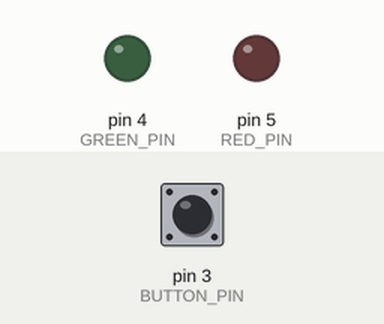
Simulated run of this sketch. Board: Arduino Uno, built with avr-gcc and run on an emulated ATmega328P. Shown: output pins drawn as LEDs (lit = HIGH). Dashed ring = blinking. The test bench sets the inputs (shaded band); at power-on: pin 3 (BUTTON_PIN) HIGH.

Above: at 1.2 s.
1.3 s: pin 3 (BUTTON_PIN) pulled LOW for 0.15 s
At 2.87 s:
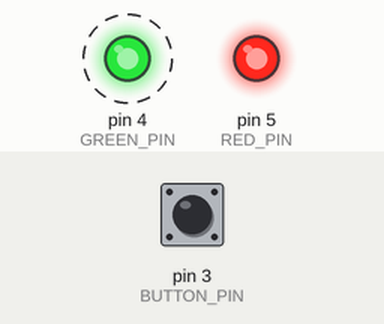
At 3.87 s:
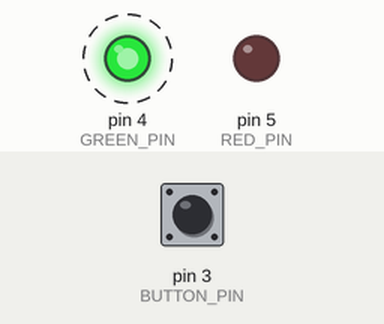
Timing chart, 0 to 6.5 s (numbered marks = the images above; inputs shaded):
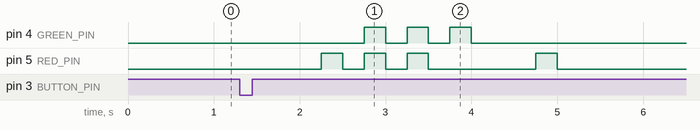

Measured:
- after the input at 1.3 s, pin 4 (GREEN_PIN): alternates HIGH for 0.25 s and LOW for 0.25 s, 6 changes in all, then stays LOW, starting after 1.5 s; pin 5 (RED_PIN): LOW → HIGH after 0.95 s, → LOW 0.25 s later, → HIGH 0.25 s later, → LOW 0.25 s later, … (8 changes in this stretch)

The sketch:

LED_Sequence_interrupts.ino
```cpp
// Pin definitions
#define RED_PIN 5
#define GREEN_PIN 4
#define BUTTON_PIN 3

#define LED_DELAY 250

// delay to determine debounce vs actual press.
const unsigned int DEBOUNCE_DELAY_MS  = 250;     // ms

// default button state (input pullup in external hardware).
volatile bool gButtonPressed = false;

// Variable to track the last press and last debounce time for the select button.
unsigned long gLastDebounceTime = 0;

// Additional variable to be able to track the button state outside of the button ISR flag (for debouncing)
bool gReading1 = HIGH;

// Enumerate the LED states.
typedef enum {
    STATE_R = 0,
    STATE_RG,
    STATE_RGB,
    STATE_GB,
    STATE_B,
    STATE_RB,
} LedState;

// bool to toggle LED sequence.
bool running = false;

// Enum initialization and starting state.
int state = STATE_R;

void setup() {
  // Initialize serial (UART) at 9600 baud.
  Serial.begin(9600);
  // set the pin to input.
  pinMode(BUTTON_PIN, INPUT);

  // Initialize the LED pins as outputs.
  pinMode(RED_PIN, OUTPUT);
  pinMode(GREEN_PIN, OUTPUT);

  // Print a newline to the terminal
  Serial.println();

  // Attach interrupt for the button.
  attachInterrupt(digitalPinToInterrupt(BUTTON_PIN), isr_button, FALLING);

  // Initialize the last recorded debounce time to some variable close to the current time
  // Avoids negative subtraction.
  gLastDebounceTime = millis();

}

void loop() {
  // if button press is detected:
  if(gButtonPressed){
    gButtonPressed = false;
    gReading1 = LOW;
    gLastDebounceTime = millis();
  }

  // Detect a valid press (longer than defined debounce delay)
  if ((millis() - gLastDebounceTime) > DEBOUNCE_DELAY_MS) {

    // Button pressed (LOW because of pullup)
    if (gReading1 == LOW) {
      gLastDebounceTime = millis();
      gReading1 = HIGH;
      running = !running;
    }
  }

  // Turn LEDs off every loop iteration
    digitalWrite(RED_PIN, 0);
    digitalWrite(GREEN_PIN, 0);
    delay(LED_DELAY);
    // Blue pin optional depending on the hardware used.
    // digitalWrite(BLUE_PIN, 0);

  // Every loop iteration, check if the LED sequence is running.
  if(running){

    // switch / case statement to transition LED states.
    switch (state)
    {
      case STATE_R:     // Red LED only.
        digitalWrite(RED_PIN, HIGH);
        break;

      case STATE_RG:    // Red & Green LED.
        digitalWrite(RED_PIN, HIGH);
        digitalWrite(GREEN_PIN, HIGH);
        break;

      case STATE_RGB:   // Red, Green & Blue LEDs.
        digitalWrite(RED_PIN, HIGH);
        digitalWrite(GREEN_PIN, HIGH);
        //digitalWrite(BLUE_PIN, HIGH);
        break;

      case STATE_GB:    // Green & Blue LEDs.
        digitalWrite(GREEN_PIN, HIGH);
        //digitalWrite(BLUE_PIN, HIGH);
        break;

      case STATE_B:     // Blue LED only.
        //digitalWrite(BLUE_PIN, HIGH);
        break;

      case STATE_RB:    // Red & Blue LEDs.
        digitalWrite(RED_PIN, HIGH);
        //digitalWrite(BLUE_PIN, HIGH);
        break;

      default:
      // Do nothing unless an explicit matching state is achieved.
        break;

    }

    // Increment the state only if running.
    state += 1;
    // delay 1/2 sec.
    delay(LED_DELAY);

    // Reset the state to 0 if we reached the max state.
    if(state > 5){
      running = 0;
    }
  }else{
    // If not running, reset the state to the first state.
    state = STATE_R;
  }

}

// Interrupt service routine to set the button pressed flag.
void isr_button(){
  gButtonPressed = true;
}
```
